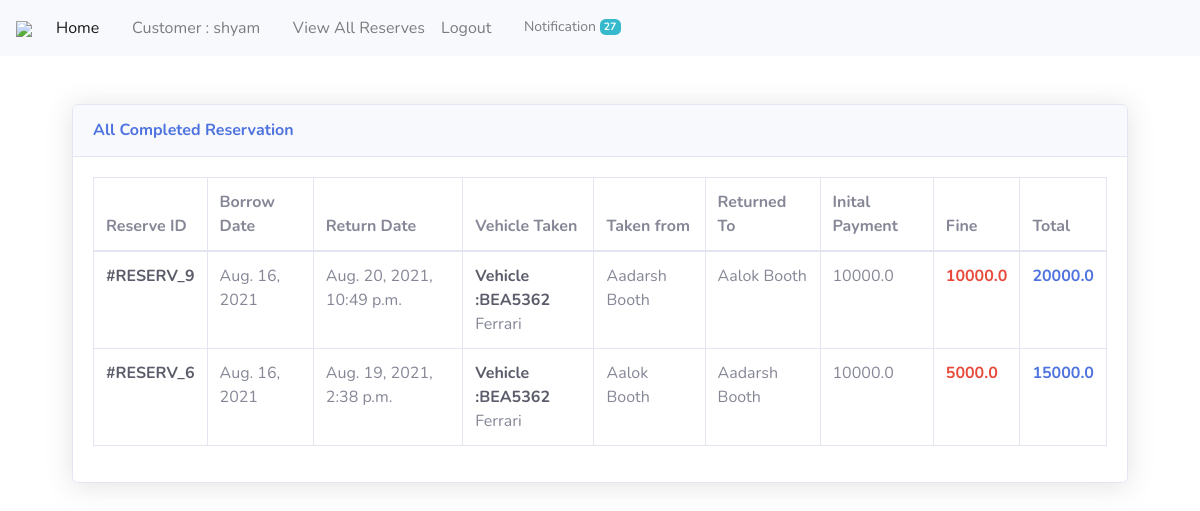
/cust-view-all-reserv/ (signed in), run on the app's committed database.
### apps/commons/models.py (models this page shows)
class SystemBaseUser(models.Model):
    user = models.OneToOneField(User, on_delete=models.CASCADE)
    perm_address = models.CharField(max_length=50, help_text="Enter your permanent address")
    curr_address = models.CharField(max_length=50, help_text="Enter your current address",)
    mobile = models.CharField(max_length=10, validators=[validate_phone])
    class Meta:
        abstract = True

class Customer(SystemBaseUser):
    dob = models.DateField()
    license_doc = models.ImageField(upload_to='customer/licenses', null=True, blank=True)
    def __str__(self):
        return f"Customer : {self.user.username}"

### apps/vehicle_rental/models.py (models this page shows, shortened)
class Reservation(models.Model):
    reservation_request = models.OneToOneField(ReservationRequest, on_delete=models.CASCADE)
    borrow_approver = models.ForeignKey(BoothManager, on_delete=models.SET(BoothManager), related_name='bapprover')
    return_approver = models.ForeignKey(BoothManager, on_delete=models.SET(BoothManager), null=True,
                                        related_name='sapprover')
    borrow_date = models.DateField(auto_now_add=True)
    expected_return_date = models.DateField(default=timezone.now)
    return_date = models.DateTimeField(auto_now=True, null=True)
    pre_payment = models.FloatField()
    fine = models.FloatField(null=True, blank=True)
    total = models.FloatField()

class ReservationRequest(models.Model):
    customer = models.ForeignKey(Customer, on_delete=models.CASCADE)
    vehicle = models.ForeignKey(Vehicle, on_delete=models.CASCADE)
    requested_date = models.DateField(auto_now_add=True)
    reserv_period = models.PositiveIntegerField()
    status = models.CharField(max_length=50, choices=RESERVATION_STATUS, default=RESERVATION_STATUS[0][1])

class Vehicle(models.Model):
    plate_num = models.CharField(max_length=7, unique=True,
                                 help_text='Plate number like : BDE1234')
    brand = models.CharField(max_length=20)
    manufacturing_year = models.CharField(max_length=4, validators=[is_number])
    mileage = models.FloatField()
    fare = models.PositiveIntegerField(help_text='Enter a fare for per day')
    status = models.CharField(max_length=50, choices=VEHICLE_STATUS,
                              default=VEHICLE_STATUS[0][1])
    owner = models.ForeignKey(Owner, on_delete=models.CASCADE)
    issuer = models.ForeignKey(BoothManager, on_delete=models.SET(BoothManager))
    residing_booth = models.ForeignKey(Booth, on_delete=models.PROTECT)
    def __str__(self):
        return f"Vehicle :{self.plate_num} "

class BoothManager(SystemBaseUser):
    def __str__(self):
        return f"BoothManager : <{self.user.username}>"

class Booth(models.Model):
    name = models.CharField(max_length=50, unique=True)
    address = models.CharField(max_length=50)
    manager = models.OneToOneField(BoothManager, on_delete=models.SET_DEFAULT, default=0)

### apps/commons/views.py (the view)
# urls.py: path('cust-view-all-reserv/', CustomerAllReservView.as_view(), name="cust-view-all-reserv"),
class CustomerAllReservView(CustomerRequiredMixin, ListView):
    template_name = "customer/list_all_reserv.html"
    def get_context_data(self, *, object_list=None, **kwargs):
        context = super().get_context_data(**kwargs)
        notifications = Notification.objects.filter(user__id=self.request.user.id)
        context['notifications'] = notifications.order_by("-id")[:5]
        context['notifications_count'] = len(notifications)
        return context
    def get_queryset(self):
        cust = self.request.user.customer
        all_reservations = Reservation.objects.filter(reservation_request__customer=cust).order_by('-return_date')
        return all_reservations

### apps/commons/views.py (called while the page is built)
    def dispatch(self, request, *args, **kwargs):
        if (request.user.is_authenticated) and (Customer.objects.filter(user=request.user).exists()):
            return super().dispatch(request, *args, **kwargs)
        else:
            return render(request, '404.html', status=404)

### templates/customer/list_all_reserv.html (shortened to what this page needs)
{% extends 'base.html' %}
{% block main %}
    <div class="container-fluid">
        <div class="card shadow mb-4 m-5">
            <div class="card-header py-3">
                <h6 class="m-0 font-weight-bold text-primary">All Completed Reservation</h6>
            </div>
            <div class="card-body">
                <div class="table-responsive">
                    <table class="table table-bordered" id="dataTable" width="100%" cellspacing="0">
                        <thead>
                        <tr>
                            <th>Reserve ID</th>
                            <th>Borrow Date</th>
                            <th>Return Date</th>
                            <th>Vehicle Taken</th>
                            <th>Taken from</th>
                            <th>Returned To</th>
                            <th>Inital Payment</th>
                            <th>Fine</th>
                            <th>Total</th>
                        </tr>
                        </thead>
                        <tbody>
                        {% for reserv in reservation_list %}
                            <tr>
                                <td class="text-dark font-weight-bold">#RESERV_{{ reserv.id }}</td>
                                <td>{{ reserv.borrow_date }}</td>
                                {% if reserv.return_approver %}
                                <td>{{ reserv.return_date }}</td>
                                {% else %}
                                    <td>
                                        {{ reserv.expected_return_date }}<br>
                                        Expected
                                    </td>
                                {% endif %}
                                <td>
                                    <span class="text-dark font-weight-bold">{{ reserv.reservation_request.vehicle }}</span><br>
                                    {{ reserv.reservation_request.vehicle.brand }}
                                </td>
                                <td>{{ reserv.borrow_approver.booth.name }}</td>
                                <td>{{ reserv.return_approver.booth.name }}</td>
                                <td>{{ reserv.pre_payment }}</td>
                                <td class="text-danger font-weight-bolder">{{ reserv.fine }}</td>
                                <td class="text-primary font-weight-bolder">{{ reserv.total }}</td>
                            </tr>
                        {% empty %}
                            <tr>
                                <span class="text-danger font-weight-bolder">No Reservation Done yet</span>
                            </tr>
                        {% endfor %}
                        </tbody>
                    </table>
                </div>
            </div>
        </div>
    </div>
{% endblock main %}

### templates/base.html (shortened to what this page needs)
{% load static %}
<!DOCTYPE html>
<html lang="en">
<head>
    <link href="{% static 'vendor/fontawesome-free/css/all.min.css' %}" rel="stylesheet" type="text/css">
    <link href="{% static 'css/sb-admin-2.css' %}" rel="stylesheet">
</head>
<body>
<nav class="navbar navbar-expand-lg navbar-light bg-light sticky-top">
    <a class="navbar-brand" href="{% url 'commons:home' %}">
        <img src="{% static 'logos/logo1.png' %}" class="img-fluid" width="120px">
    </a>
    <div class="collapse navbar-collapse" id="navbarSupportedContent">
        <ul class="navbar-nav mr-auto">
            {% if not request.user.is_authenticated %}
                <li class="nav-item active">
                    <a class="nav-link" href="{% url 'commons:home' %}">Home <span class="sr-only">(current)</span></a>
                </li>
                <li class="nav-item">
                    <a class="nav-link" href="{% url 'commons:cust_signup' %}">Customer Register</a>
                </li>
                <li class="nav-item">
                    <a class="nav-link" href="{% url 'commons:owner_signup' %}">Owner Register</a>
                </li>
                <li class="nav-item">
                    <a class="nav-link" href="{% url 'commons:cust_signin' %}">
                        LogIn
                        <i class="fas fa-sign-in-alt"></i>
                    </a>
                </li>
            {% elif request.user.customer %}
                <li class="nav-item active">
                    <a class="nav-link" href="{% url 'commons:home' %}">Home <span class="sr-only">(current)</span></a>
                </li>
                <li class="nav-item">
                    <a class="nav-link" href="#">
                        <i class="fas fa-user"></i>
                        {{ request.user.customer }}
                    </a>
                </li>
                <li class="nav-item">
                    <a class="nav-link" href="{% url 'commons:cust-view-all-reserv' %}">
                       <i class="fas fa-glasses"></i>
                        View All Reserves
                    </a>
                </li>
                <li class="nav-item">
                    <a class="nav-link" href="{% url 'commons:logout' %}">
                        Logout  <i class="fas fa-sign-out-alt"></i>
                    </a>
                </li>
                <li class="nav-item dropdown no-arrow">
                    <a class="nav-link dropdown-toggle btn btn-sm btn-outline-light border-0" href="#"
                       id="alertsDropdown" role="button"
                       data-toggle="dropdown" aria-haspopup="true" aria-expanded="false">
                        Notification <span
                            class="badge badge-info badge-counter">{{ notifications_count }}</span>
                    </a>
                </li>
            {% endif %}
        </ul>
    </div>
</nav>
<main>
    {% block main %}
    {% endblock main %}
</main>
</body>
</html>

### data on the page
Reservation: id "9", borrow_date "Aug. 16, 2021", return_date "Aug. 20, 2021, 10:49 p.m.", reservation_request.vehicle "Vehicle :BEA5362", reservation_request.vehicle.brand "Ferrari", borrow_approver.booth.name "Aadarsh Booth", return_approver.booth.name "Aalok Booth", pre_payment "10000.0", fine "10000.0", total "20000.0"
Reservation: id "6", borrow_date "Aug. 16, 2021", return_date "Aug. 19, 2021, 2:38 p.m.", reservation_request.vehicle "Vehicle :BEA5362", reservation_request.vehicle.brand "Ferrari", borrow_approver.booth.name "Aalok Booth", return_approver.booth.name "Aadarsh Booth", pre_payment "10000.0", fine "5000.0", total "15000.0"

### other printed values
{{ request.user.customer }} "Customer : shyam"
{{ notifications_count }} "27"
